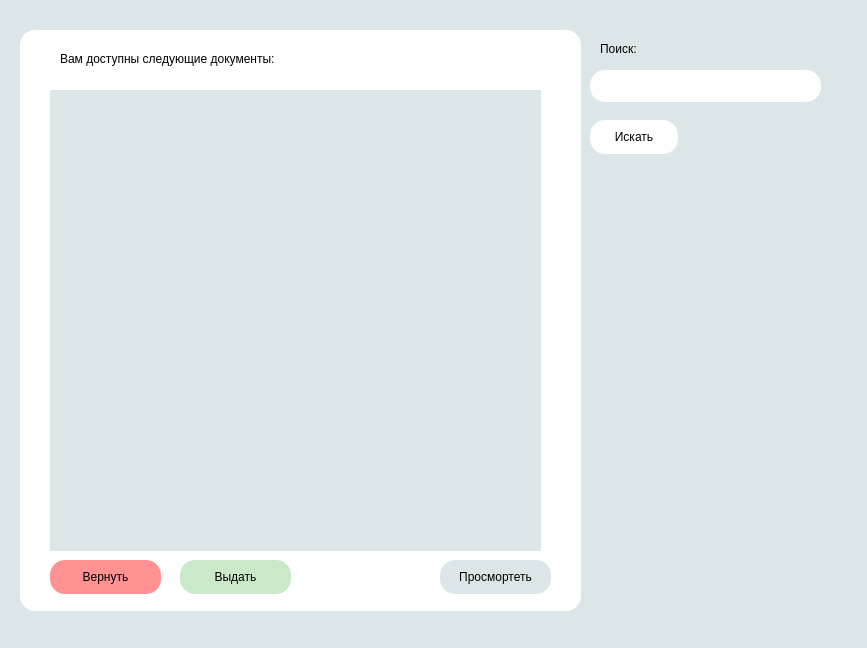
<?xml version="1.0" encoding="UTF-8"?>
<ui version="4.0">
 <class>manager</class>
 <widget class="QWidget" name="manager">
  <property name="geometry">
   <rect>
    <x>0</x>
    <y>0</y>
    <width>867</width>
    <height>648</height>
   </rect>
  </property>
  <property name="windowTitle">
   <string>manager</string>
  </property>
  <property name="styleSheet">
   <string notr="true">background-color: rgb(220, 230, 233);</string>
  </property>
  <widget class="QFrame" name="frame">
   <property name="geometry">
    <rect>
     <x>20</x>
     <y>30</y>
     <width>561</width>
     <height>581</height>
    </rect>
   </property>
   <property name="styleSheet">
    <string notr="true">background-color: rgb(255, 255, 255);
border-radius: 15px;</string>
   </property>
   <property name="frameShape">
    <enum>QFrame::StyledPanel</enum>
   </property>
   <property name="frameShadow">
    <enum>QFrame::Raised</enum>
   </property>
   <widget class="QTableWidget" name="tableWidget">
    <property name="geometry">
     <rect>
      <x>30</x>
      <y>60</y>
      <width>491</width>
      <height>461</height>
     </rect>
    </property>
    <property name="styleSheet">
     <string notr="true">background-color: rgb(220, 230, 233);
border-radius: 0 px;</string>
    </property>
   </widget>
   <widget class="QLabel" name="label">
    <property name="geometry">
     <rect>
      <x>40</x>
      <y>20</y>
      <width>471</width>
      <height>18</height>
     </rect>
    </property>
    <property name="text">
     <string>Вам доступны следующие документы:</string>
    </property>
   </widget>
   <widget class="QPushButton" name="pushButton_2">
    <property name="geometry">
     <rect>
      <x>420</x>
      <y>530</y>
      <width>111</width>
      <height>34</height>
     </rect>
    </property>
    <property name="styleSheet">
     <string notr="true">background-color: rgb(220, 230, 233);</string>
    </property>
    <property name="text">
     <string>Просмортеть</string>
    </property>
   </widget>
   <widget class="QPushButton" name="pushButton_3">
    <property name="geometry">
     <rect>
      <x>160</x>
      <y>530</y>
      <width>111</width>
      <height>34</height>
     </rect>
    </property>
    <property name="styleSheet">
     <string notr="true">background-color: rgb(220, 230, 233);
background-color: rgb(201, 233, 200);</string>
    </property>
    <property name="text">
     <string>Выдать</string>
    </property>
   </widget>
   <widget class="QPushButton" name="pushButton_4">
    <property name="geometry">
     <rect>
      <x>30</x>
      <y>530</y>
      <width>111</width>
      <height>34</height>
     </rect>
    </property>
    <property name="styleSheet">
     <string notr="true">background-color: rgb(220, 230, 233);
background-color: rgb(255, 145, 147);</string>
    </property>
    <property name="text">
     <string>Вернуть</string>
    </property>
   </widget>
  </widget>
  <widget class="QLabel" name="label_2">
   <property name="geometry">
    <rect>
     <x>600</x>
     <y>40</y>
     <width>58</width>
     <height>18</height>
    </rect>
   </property>
   <property name="text">
    <string>Поиск:</string>
   </property>
  </widget>
  <widget class="QPushButton" name="pushButton">
   <property name="geometry">
    <rect>
     <x>590</x>
     <y>120</y>
     <width>88</width>
     <height>34</height>
    </rect>
   </property>
   <property name="styleSheet">
    <string notr="true">background-color: rgb(220, 230, 233);
background-color: rgb(255, 255, 255);
border-radius: 15px;</string>
   </property>
   <property name="text">
    <string>Искать</string>
   </property>
  </widget>
  <widget class="QLineEdit" name="lineEdit">
   <property name="geometry">
    <rect>
     <x>590</x>
     <y>70</y>
     <width>231</width>
     <height>32</height>
    </rect>
   </property>
   <property name="styleSheet">
    <string notr="true">background-color: rgb(255, 255, 255);
border-radius: 15px;</string>
   </property>
  </widget>
 </widget>
 <resources/>
 <connections/>
</ui>
